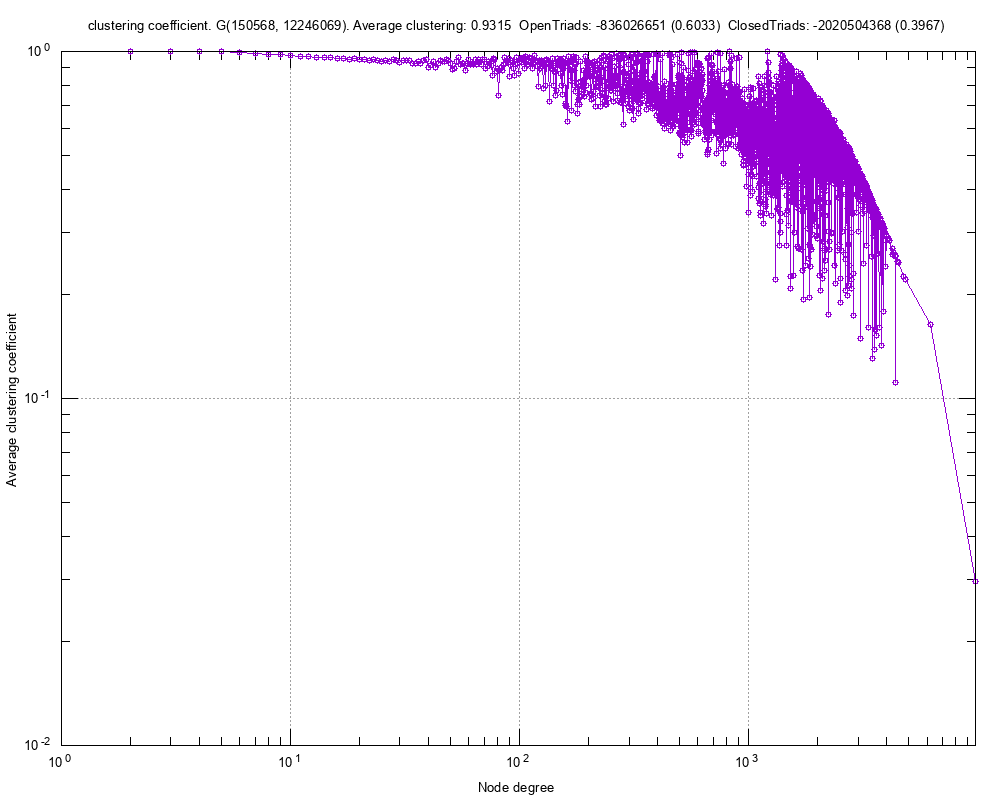

Here is the gnuplot script that generated this plot:
#
# clustering coefficient. G(150568, 12246069). Average clustering: 0.9315  OpenTriads: -836026651 (0.6033)  ClosedTriads: -2020504368 (0.3967) (Sun Nov  4 01:03:47 2018)
#

set title "clustering coefficient. G(150568, 12246069). Average clustering: 0.9315  OpenTriads: -836026651 (0.6033)  ClosedTriads: -2020504368 (0.3967)"
set key bottom right
set logscale xy 10
set format x "10^{%L}"
set mxtics 10
set format y "10^{%L}"
set mytics 10
set grid
set xlabel "Node degree"
set ylabel "Average clustering coefficient"
set tics scale 2
set terminal png font arial 10 size 1000,800
set output 'ccf.clustering.png'
plot 	"ccf.clustering.tab" using 1:2 title "" with linespoints pt 6
